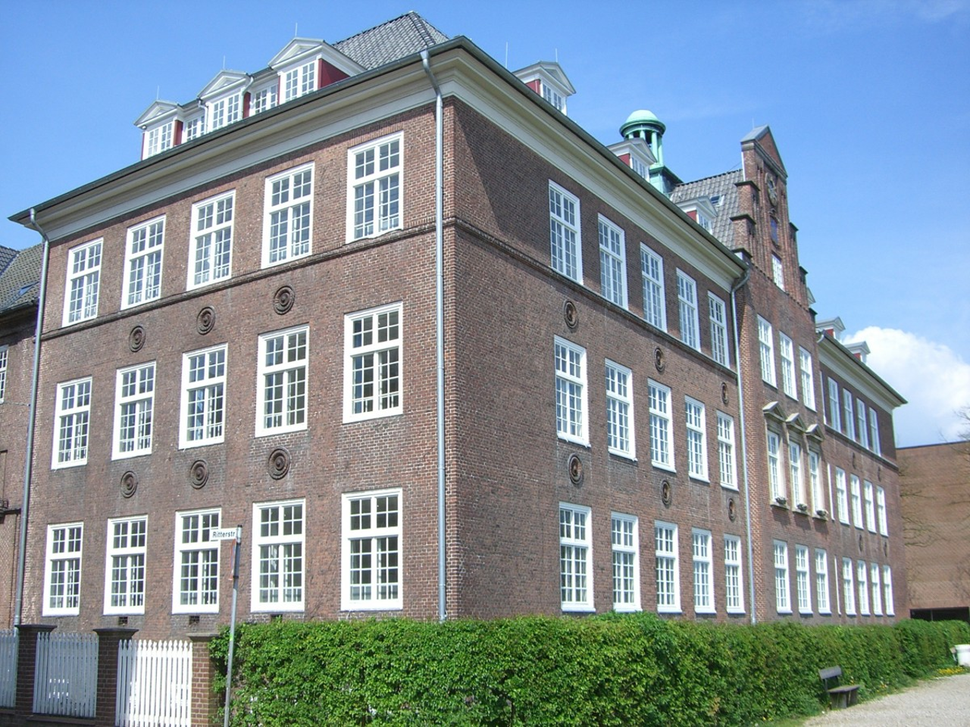
#> input picture img/building.png, 970 x 727 px, shrunk from 1280 x 960 before the run
$ python test_contour_skimage.py
#> lines starting #> are read from the running program, lines starting #| are printed output that depends on the picture
import numpy as np
import matplotlib.pyplot as plt

from skimage import measure, io
from skimage.color import rgb2gray


# Construct some test data
# x, y = np.ogrid[-np.pi:np.pi:100j, -np.pi:np.pi:100j]
# r = np.sin(np.exp((np.sin(x)**3 + np.cos(y)**2)))
image = io.imread("img/building.png")
#> image is the input picture: shape (727, 970, 3); mean R, G, B 132.4, 146.5, 155
r= rgb2gray(image)
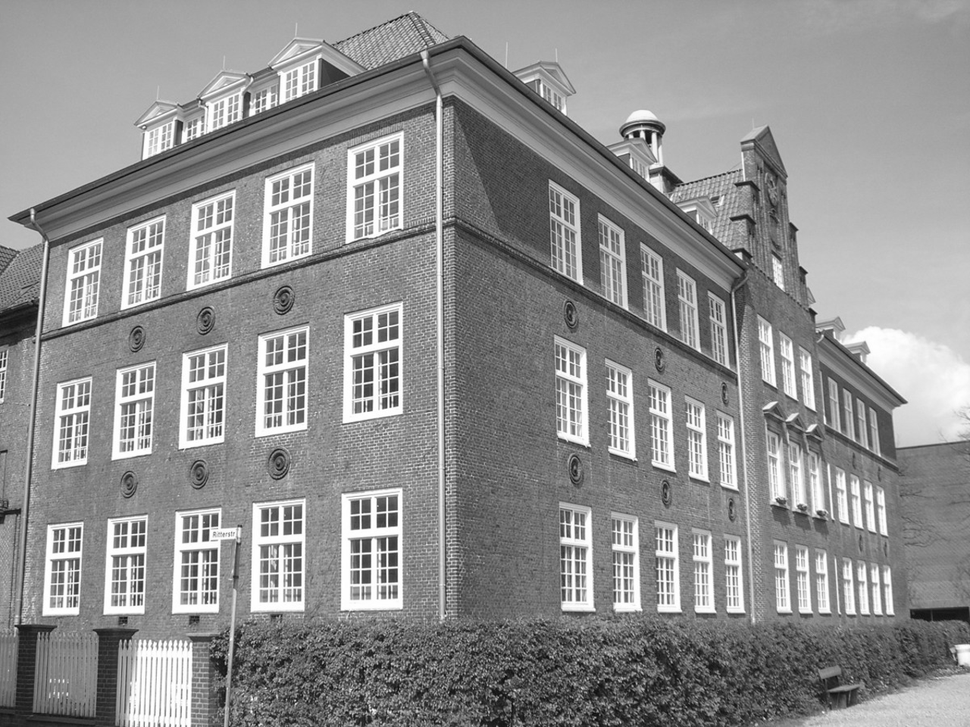
#> r: shape (727, 970) float64; min 0.018, max 1, mean 0.565

# Find contours at a constant value of 0.8
contours = measure.find_contours(r, 0.5)
#> contours = 10961 point arrays, longest 9160 points

# Display the image and plot all contours found
fig, ax = plt.subplots()
ax.imshow(r, cmap=plt.cm.gray)

for n, contour in enumerate(contours):
    ax.plot(contour[:, 1], contour[:, 0], linewidth=2)

ax.axis('image')
ax.set_xticks([])
ax.set_yticks([])
plt.show()
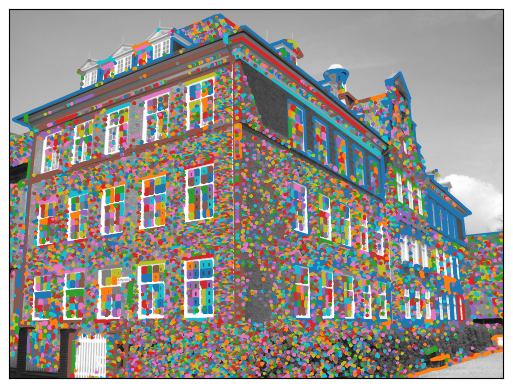
#> figure drawn by matplotlib, 1 panel

$ run again, with img/boat.png copied over img/building.png
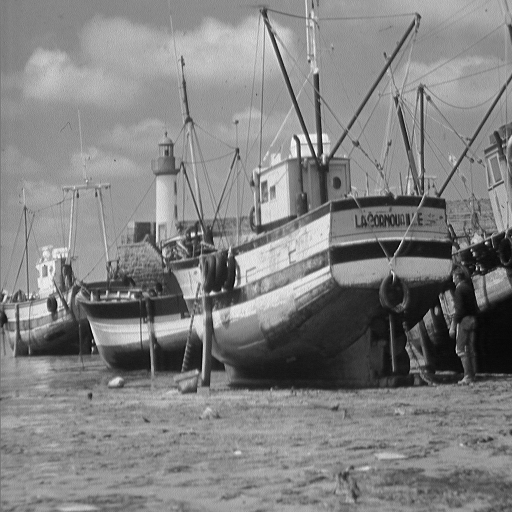
#> input picture img/boat.png, 512 x 512 px
#> image is the input picture: shape (512, 512); min 0, max 255, mean 129.7
#> contours = 4 point arrays, longest 9 points
#> the loop `for n, contour in enumerate(contours):` made 4 passes
#> `plt.show()`:
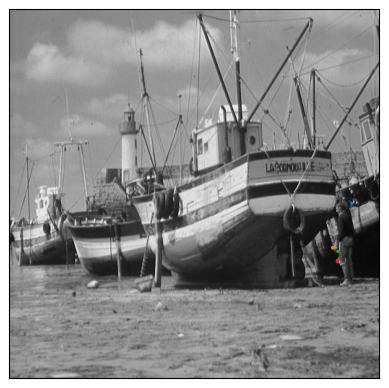
#> figure drawn by matplotlib, 1 panel
